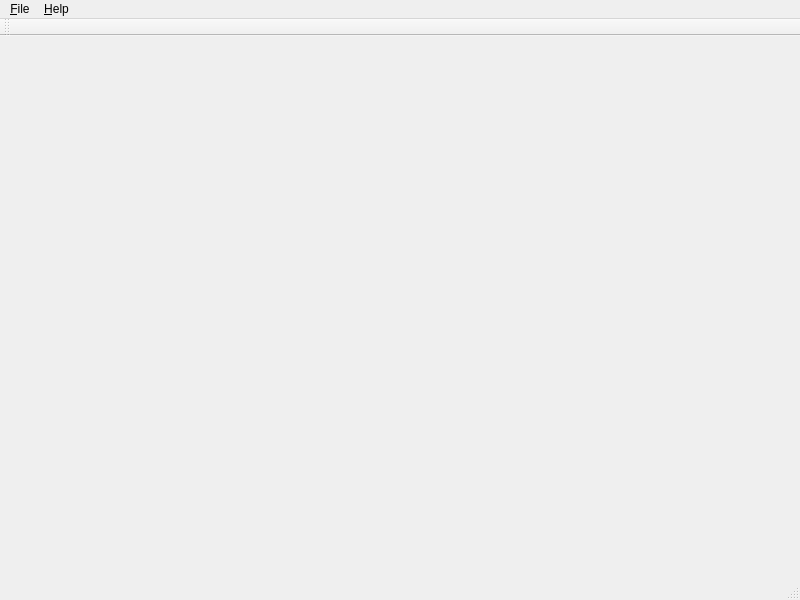
<?xml version="1.0" encoding="UTF-8"?>
<ui version="4.0">
 <class>mvd::MainWindow</class>
 <widget class="QMainWindow" name="mvd::MainWindow">
  <property name="geometry">
   <rect>
    <x>0</x>
    <y>0</y>
    <width>800</width>
    <height>600</height>
   </rect>
  </property>
  <property name="windowTitle">
   <string>Main window</string>
  </property>
  <property name="locale">
   <locale language="English" country="UnitedStates"/>
  </property>
  <widget class="QWidget" name="m_CentralWidget"/>
  <widget class="QMenuBar" name="m_MenuBar">
   <property name="geometry">
    <rect>
     <x>0</x>
     <y>0</y>
     <width>800</width>
     <height>21</height>
    </rect>
   </property>
   <widget class="QMenu" name="menu_File">
    <property name="title">
     <string>&amp;File</string>
    </property>
    <addaction name="action_Open"/>
    <addaction name="separator"/>
    <addaction name="action_Quit"/>
   </widget>
   <widget class="QMenu" name="menu_Help">
    <property name="title">
     <string>&amp;Help</string>
    </property>
    <addaction name="action_About"/>
   </widget>
   <addaction name="menu_File"/>
   <addaction name="menu_Help"/>
  </widget>
  <widget class="QStatusBar" name="m_StatusBar"/>
  <widget class="QToolBar" name="m_ToolBar">
   <property name="windowTitle">
    <string>Main toolbar</string>
   </property>
   <attribute name="toolBarArea">
    <enum>TopToolBarArea</enum>
   </attribute>
   <attribute name="toolBarBreak">
    <bool>false</bool>
   </attribute>
  </widget>
  <action name="action_Quit">
   <property name="text">
    <string>&amp;Quit</string>
   </property>
   <property name="toolTip">
    <string>Quit application.</string>
   </property>
   <property name="shortcut">
    <string>Ctrl+Q</string>
   </property>
  </action>
  <action name="action_Open">
   <property name="text">
    <string>&amp;Open...</string>
   </property>
   <property name="iconText">
    <string>Open...</string>
   </property>
   <property name="toolTip">
    <string>Open file.</string>
   </property>
   <property name="shortcut">
    <string>Ctrl+O</string>
   </property>
  </action>
  <action name="action_About">
   <property name="text">
    <string>&amp;About</string>
   </property>
   <property name="iconText">
    <string>About...</string>
   </property>
   <property name="toolTip">
    <string>About...</string>
   </property>
  </action>
 </widget>
 <resources/>
 <connections/>
</ui>
